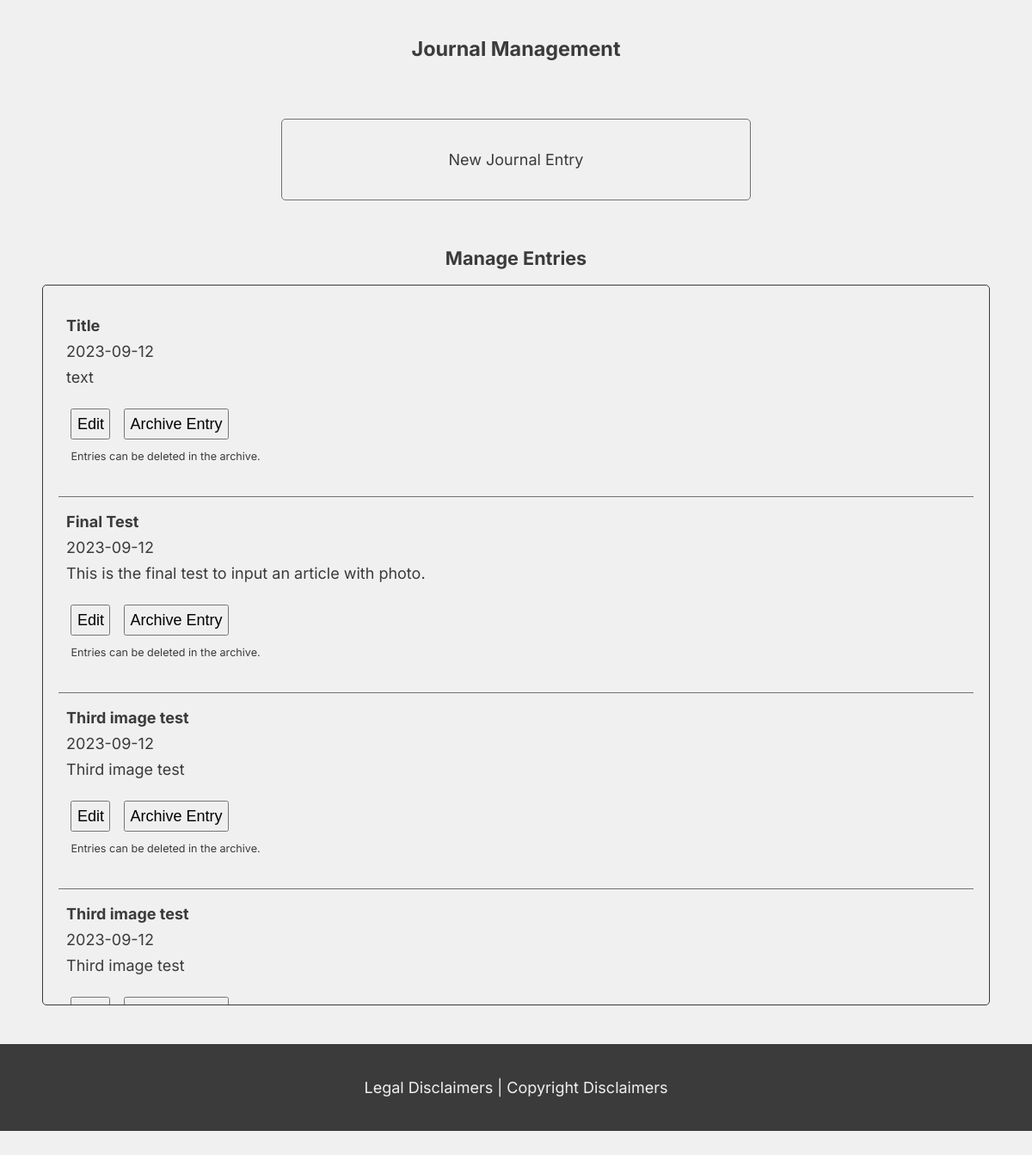
Before: /ar_mngt?artp=journal (lower part) with the older database file.
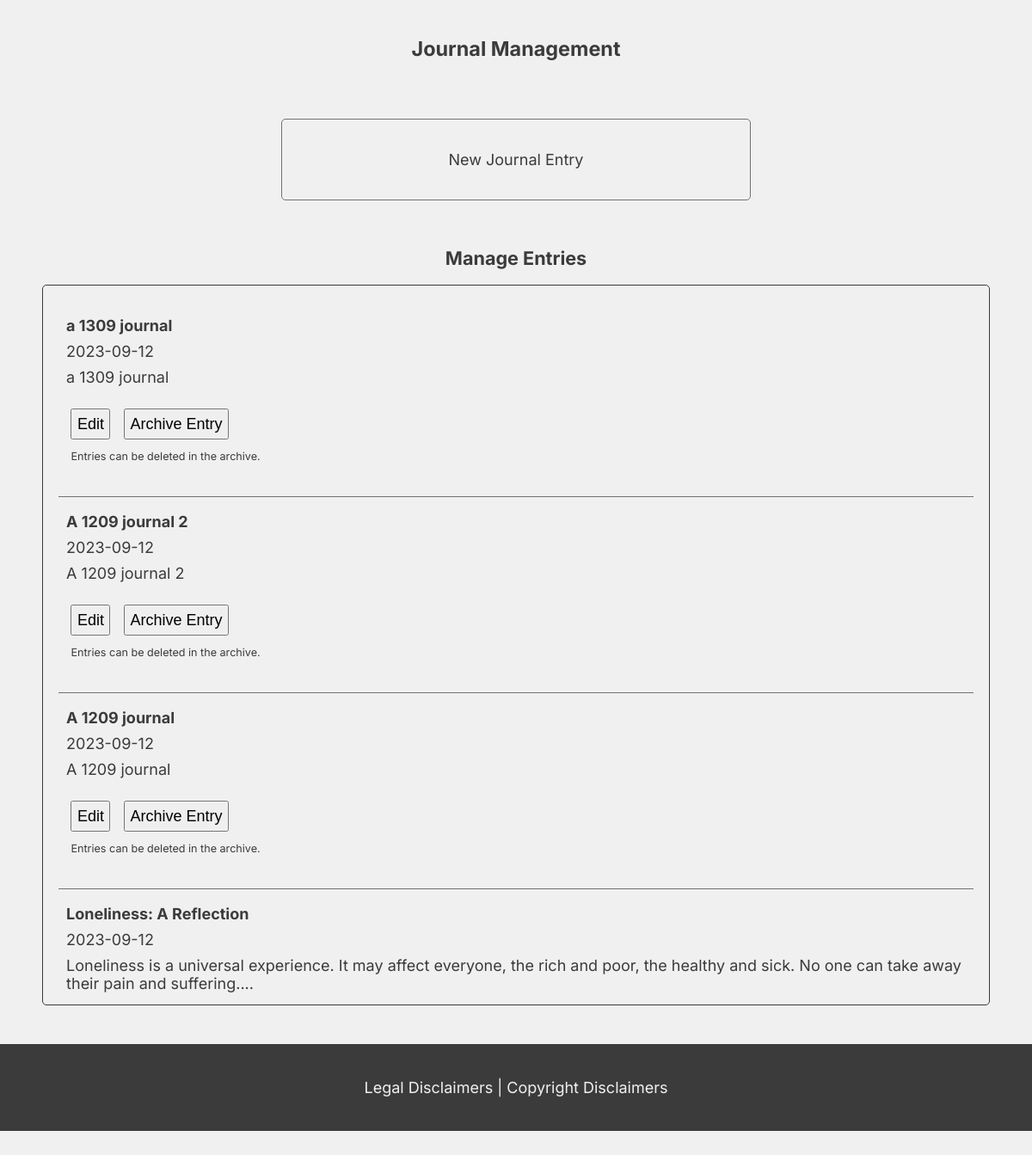
After: the same page with the newer database file.
### tables this page shows
CREATE TABLE articles (
    id INTEGER PRIMARY KEY AUTOINCREMENT,
    type TEXT NOT NULL,
    title TEXT NOT NULL,
    date DATE NOT NULL DEFAULT CURRENT_TIMESTAMP,
    content TEXT NOT NULL,
    archived BOOL NOT NULL,
    link TEXT,
    image INT
);

### app.py (the view, shortened to what this page needs)
@app.route("/ar_mngt", methods=["GET", "POST"])
def ar_mngmt():
    if request.args.get('artp', ''):
        ar_type = request.args.get('artp', '')
    if request.method == "GET":
        conn = get_db_connection()
        entries = conn.execute('SELECT id, title, date, content FROM articles WHERE type = ? AND archived = 0 ORDER BY date DESC;', (ar_type,)).fetchall()
        conn.close()
        flash_message = None
        if not entries:
            flash_message = "No entries to display."
        for row in entries:
            if len(row['content'])>150:
                row['content'] = row['content'][:150]+"..."
        return render_template("ar_mngt.html",
                            pageinfo = page_info,
                            journal = journal_exist,
                            events = events_exist,
                            galls = gall_nav,
                            entries = entries,
                            ar_type = ar_type,
                            flash_message = flash_message)

### app.py (called while the page is built)
def dict_factory(cursor, row):
    d = {}
    for idx, col in enumerate(cursor.description):
        d[col[0]] = row[idx]
    return d

def get_db_connection():
    conn = sqlite3.connect('photowebapp.db')
    conn.row_factory = dict_factory
    return conn

### front.py (called while the page is built)
def date(value):
    return value[:10]

def capital(text):
    return text.capitalize()

### templates/ar_mngt.html (shortened to what this page needs)
{% extends "be_layout.html" %}
{% block main %}
<div class="mngt_container">
    <h4 style="text-decoration: none;">{{ ar_type | capital }} Management</h4>
    <br/>
    <br/>
    <ul>
        <a href="/ar_new?artp={{ ar_type }}"><li class="limngt">New {{ ar_type | capital }} Entry</li></a>
    </ul>
</div>
<div class="mngt_container">
    <h1>Manage Entries</h1>
    {% if entries %}
    <div class="entriesmng">
        {% for row in entries %}
        <div class="artmngcontainer">
            <h1 style="font-size: 1em;">{{ row.title }}</h1>
            <p>{{ row.date | date }}</p>
            <p>{{ row.content }}</p>
            <br/>
            <form method="post">
                <button class="mngbutton" type="submit" name="edit" formaction="/ar_mngt?action=1">Edit</button>
                <button class="mngbutton" type="submit" name="archive" formaction="/ar_mngt?action=2">Archive Entry</button>
                <p style="font-size: 0.7em; margin-left: 0.3rem;">Entries can be deleted in the archive.</p>
            </form>
            <br/>
        </div>
        {% endfor %}
    </div>
    {% endif %}
</div>
{% endblock %}

### templates/be_layout.html (shortened to what this page needs)
<!DOCTYPE html>
<html lang="en">
    <head>
        <link href="/static/styles.css" rel="stylesheet">
    </head>
    <body>
        <ul>
            <a href="pg_mngt"><li class="menu">Manage User and Page Info</li></a>
        </ul>
        <br>
        <br>
        <div class="container">
            {% block main %}{% endblock %}
        </div>
        <footer>
            <p style="padding: 40px;"><a class="menuf" href="">Legal Disclaimers</a> | <a class="menuf" href="">Copyright Disclaimers</a></p>
        </footer>
    </body>
</html>

### static/styles.css (style rules this page uses)
* { margin: 0; padding: 0; font-size: 18px; }
a:link, a:hover, a:active, a:visited { text-decoration: none; color: inherit; }
body { background-color: #f0f0f0; font-family: inter; text-align: center; color:#3b3b3b; }
h4 { font-size: 1.3em; text-decoration: underline; padding-bottom: 0.3em; }
h1 { font-size: 1.2em; }
p { margin-top: 0.5em; }
.container { max-width: 1600px; margin-inline: auto; margin-bottom: 1rem; display: grid; text-align: center; }
ul { list-style-type: none; display: inline; margin: 0; padding: 0; font-size: 1.5rem; }
li { margin: auto; display: inline; padding: 2rem; }
.menu { color: #727272; }
.menuf { color: #949494; text-decoration: none; }
footer { position: relative; bottom: 0; margin-top: 3 rem;; text-align: center; background-color: #3b3b3b; color: #f0f0f0; }
.mngt_container { margin-top: 1rem; margin-bottom: 1rem; padding: 0.5rem; }
.limngt { display: block; margin-top: 1rem; width: 40%; padding: 2rem; color: #3b3b3b; border: solid 1px #727272; border-radius: 5px; }
.entriesmng { max-width: 90%; max-height: 800px; margin: auto; border: 1px solid #3b3b3b; border-radius: 5px; margin-top: 1rem; padding: 1rem; overflow-y: auto; }
.artmngcontainer { text-align: left; padding: 0.5rem; padding-top: 1rem; padding-bottom: 1rem; border-bottom: 1px solid #727272; }
.mngbutton { display: inline; padding: 0.3rem; margin: 0.3rem; }

Changed rows visible on the page:
removed articles: title "Title", date "2023-09-12", content "text"
removed articles: title "Final Test", date "2023-09-12", content "This is the final test to input an article with photo."
removed articles: title "Third image test", date "2023-09-12", content "Third image test"
removed articles: title "Third image test", date "2023-09-12", content "Third image test"
added articles: title "a 1309 journal", date "2023-09-12", content "a 1309 journal"
added articles: title "A 1209 journal 2", date "2023-09-12", content "A 1209 journal 2"
added articles: title "A 1209 journal", date "2023-09-12", content "A 1209 journal"
added articles: title "Loneliness: A Reflection", date "2023-09-12", content "Loneliness is a universal experience. It may affect everyone, the rich and poor, the healthy and sick. No one can take away their pain and suffering...."
